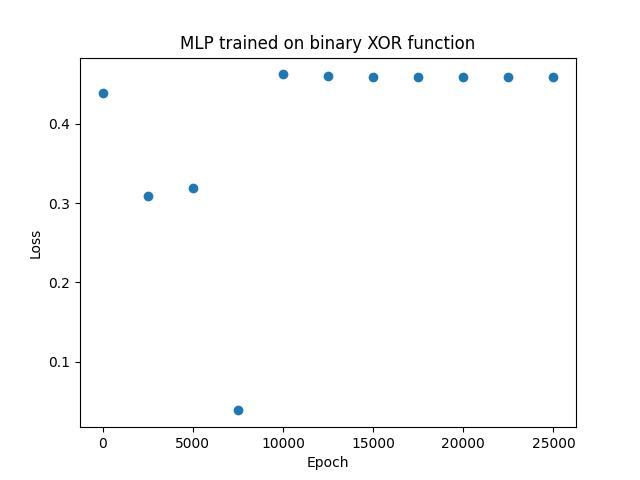

This chart was generated by the following Python code:
# type: ignore
#
# Copyright 2023 Ryan Moore
#
# So the magic is that there's this relatively simple algorithm called
# backpropagation that takes the error in the output and sends that
# error backwards through the network and computes through all the
# connections how you should change them to improve the behavior, and
# then you change them all a tiny bit and you just keep going with
# another example. And surprisingly that actually works. For many years
# people thought that would just get jammed up — it would get stuck
# somewhere — but no it doesn't, it actually works very well.
#
# Geoffrey Hinton

# %%
from random import choice, random
from typing import *

import matplotlib.pyplot as plt
import numpy as np # just for plotting

from cudagrad.nn import Module, mse, sgd
from cudagrad.tensor import Tensor


class MLP(Module):
    def __init__(self):
        self.w0 = Tensor([2, 2], [choice([-1 * random(), random()]) for _ in range(2 * 2)])
        self.b0 = Tensor([2], [choice([-1 * random(), random()]) for _ in range(2)])
        self.w1 = Tensor([1, 2], [choice([-1 * random(), random()]) for _ in range(1 * 2)])
        self.b1 = Tensor([1], [choice([-1 * random(), random()]) for _ in range(1)])

    def __call__(self, x: Tensor) -> Tensor:
        return Tensor.sigmoid(self.w1 @ Tensor.sigmoid((self.w0 @ x) + self.b0) + self.b1)


if __name__ == "__main__":
    # XOR
    inputs = [[0, 0], [0, 1], [1, 0], [1, 1]]
    targets = [0, 1, 1, 0]

    EPOCHS = 25000
    lr = 0.1
    epochs = []
    losses = []
    model = MLP()
    for epoch in range(EPOCHS + 1):
        for i, input in enumerate(inputs):
            model.zero_grad()
            loss = mse(Tensor([1], [targets[i]]), model(Tensor([2, 1], input)))
            loss.backward()
            sgd(model, lr)
        if epoch % (EPOCHS // 10) == 0:
            print(f"{epoch=}", f"{loss.item()}")
            epochs.append(epoch)
            losses.append(loss.item())
            out0 = round(model(Tensor([2, 1], inputs[0])).item())
            out1 = round(model(Tensor([2, 1], inputs[1])).item())
            out2 = round(model(Tensor([2, 1], inputs[2])).item())
            out3 = round(model(Tensor([2, 1], inputs[3])).item())
            print(
                "0 OR 0 = ",
                round(model(Tensor([2, 1], inputs[0])).item(), 2),
                "🔥" if out0 == 0 else "",
            )
            print(
                "0 OR 1 = ",
                round(model(Tensor([2, 1], inputs[1])).item(), 2),
                "🔥" if out1 == 1 else "",
            )
            print(
                "1 OR 0 = ",
                round(model(Tensor([2, 1], inputs[2])).item(), 2),
                "🔥" if out2 == 1 else "",
            )
            print(
                "1 OR 1 = ",
                round(model(Tensor([2, 1], inputs[3])).item(), 2),
                "🔥" if out3 == 0 else "",
            )

    plt.scatter(epochs, losses)
    plt.title("MLP trained on binary XOR function")
    plt.xlabel("Epoch")
    plt.ylabel("Loss")
    plt.savefig("./cudagrad/mlp.jpg")

    x = np.linspace(0, 1, 50)
    y = np.linspace(0, 1, 50)
    X, Y = np.meshgrid(x, y)
    Z = np.zeros(X.shape)

    for i in range(X.shape[0]):
        for j in range(X.shape[1]):
            input_data = Tensor([2, 1], [X[i, j], Y[i, j]])
            Z[i, j] = model(input_data).item()

    fig = plt.figure()
    ax = fig.add_subplot(111, projection="3d")
    ax.plot_surface(X, Y, Z, cmap="viridis")
    plt.title("XOR MLP Visualization")
    plt.xlabel("X")
    plt.ylabel("Y")
    plt.savefig("./cudagrad/mlp-3d.jpg")